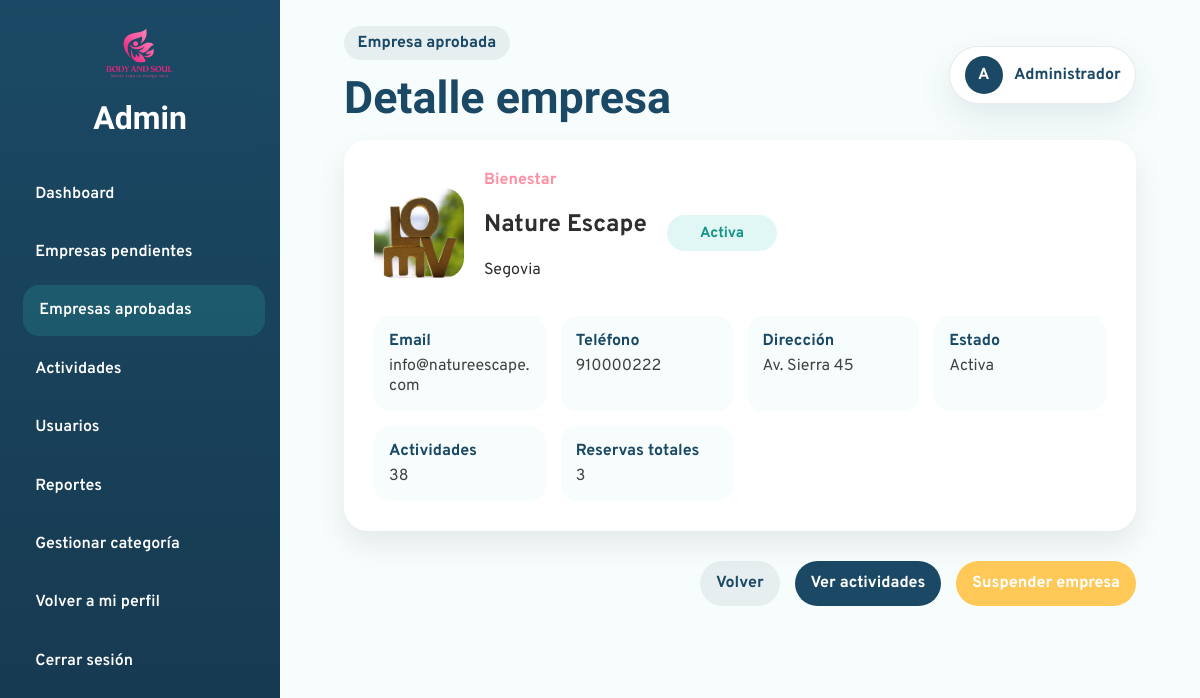
Page /Admin/detalle-empresa-aprobada.php?id=2 (signed in) on the committed database.
### tables this page shows
CREATE TABLE `empresa` (
  `id_empresa` int(11) NOT NULL,
  `nombre_empresa` varchar(150) NOT NULL,
  `categoria_empresa` varchar(100) NOT NULL,
  `email` varchar(150) NOT NULL,
  `contrasena` varchar(255) NOT NULL,
  `direccion` varchar(255) DEFAULT NULL,
  `telefono` varchar(20) DEFAULT NULL,
  `ciudad_empresa` varchar(100) NOT NULL,
  `descripcion_empresa` text NOT NULL,
  `logo_empresa` varchar(255) DEFAULT NULL,
  `estado` enum('activa','suspendida') NOT NULL DEFAULT 'activa'
);

### bd/bdadmin.php (called while the page is built, shortened)
<?php
class bdadmin{
public $pdo = "";
public function __construct($host,$port,$db,$user,$pass) {
    $this->pdo = new PDO("mysql:host=".$host.";port=".$port.";dbname=".$db.";charset=utf8", $user, $pass);
    }
public function ObtenerEmpresaAprobadaPorId($idEmpresa){
    $sentencia = "SELECT
                e.*,
                (
                    SELECT COUNT(*)
                    FROM servicio s
                    WHERE s.id_empresa = e.id_empresa
                ) AS total_servicios,
                (
                    SELECT COUNT(*)
                    FROM servicio s
                    INNER JOIN reserva r ON s.id_servicio = r.id_servicio
                    WHERE s.id_empresa = e.id_empresa
                ) AS total_reservas
            FROM empresa e
            WHERE e.id_empresa = :id_empresa
            LIMIT 1";
    $ejecucion = $this->pdo->prepare($sentencia);
    $ejecucion->execute([
        ":id_empresa" => $idEmpresa
    ]);
    return $ejecucion->fetch(PDO::FETCH_ASSOC);
}
}

### Admin/detalle-empresa-aprobada.php (the view, shortened to what this page needs)
<?php
require_once("head-admin.php");
$idEmpresa = (int) $_GET["id"];
$empresa = $bdadmin->ObtenerEmpresaAprobadaPorId($idEmpresa);
$estado = $empresa["estado"] ?? "activa";
if($estado == "activa"){
    $claseEstado = "approved";
    $textoEstado = "Activa";
}else{
    $claseEstado = "blocked";
    $textoEstado = "Suspendida";
}
?>
<main class="admin-content">
  <section class="empresa-detalle-card">
    <div class="empresa-detalle-header">
      <img
        src="<?= htmlspecialchars($empresa["logo_empresa"] ?? "../assets/placeholder.jpg") ?>"
        class="empresa-logo"
        alt="Logo empresa"
      >
      <div>
        <span class="empresa-categoria">
          <?= ucfirst(htmlspecialchars($empresa["categoria_empresa"] ?? "Sin categoría")) ?>
        </span>
        <h2><?= htmlspecialchars($empresa["nombre_empresa"]) ?></h2>
        <p class="empresa-ciudad">
          <?= htmlspecialchars($empresa["ciudad_empresa"] ?? "Sin ciudad") ?>
        </p>
      </div>
      <span class="admin-status-chip <?= $claseEstado ?>">
        <?= $textoEstado ?>
      </span>
    </div>
    <div class="empresa-info-grid">
      <div class="empresa-info-item">
        <span class="info-label">Email</span>
        <span class="info-value"><?= htmlspecialchars($empresa["email"]) ?></span>
      </div>
      <div class="empresa-info-item">
        <span class="info-label">Teléfono</span>
        <span class="info-value"><?= htmlspecialchars($empresa["telefono"] ?? "No indicado") ?></span>
      </div>
      <div class="empresa-info-item">
        <span class="info-label">Dirección</span>
        <span class="info-value"><?= htmlspecialchars($empresa["direccion"] ?? "No indicada") ?></span>
      </div>
      <div class="empresa-info-item">
        <span class="info-label">Estado</span>
        <span class="info-value"><?= $textoEstado ?></span>
      </div>
      <div class="empresa-info-item">
        <span class="info-label">Actividades</span>
        <span class="info-value"><?= $empresa["total_servicios"] ?></span>
      </div>
      <div class="empresa-info-item">
        <span class="info-label">Reservas totales</span>
        <span class="info-value"><?= $empresa["total_reservas"] ?></span>
      </div>
    </div>
  </section>
  <div class="empresa-acciones">
    <a href="empresas-aprobadas.php" class="btn-detail">
      Volver
    </a>
    <a href="servicios-empresa.php?id=<?= $empresa["id_empresa"] ?>" class="btn-secondary-admin">
      Ver actividades
    </a>
    <?php if($estado == "activa"): ?>
      <a href="detalle-empresa-aprobada.php?id=<?= $empresa["id_empresa"] ?>&suspender=<?= $empresa["id_empresa"] ?>"
         class="btn-warning"
         onclick="return confirm('¿Suspender esta empresa? También se cancelarán sus actividades y reservas asociadas.');">
        Suspender empresa
      </a>
    <?php endif; ?>
  </div>
</main>
</div>
</div>
</body>
</html>

### css/admin-styles/admin-dashboard.css (style rules this page uses)
:root { --admin-primary: #1B4965; --admin-primary-dark: #16384E; --admin-secondary: #2EC4B6; --admin-accent: #FF8FA3; --admin-bg: #F7FDFC; --admin-surface: #ffffff; --admin-text: #2E2E2E; --admin-border: rgba(27, 73, 101, 0.10); --admin-shadow: 0 14px 34px rgba(27, 73, 101, 0.10); --admin-radius: 24px; --admin-transition: all 0.3s ease; }
* { box-sizing: border-box; }
body.admin-dashboard-body { margin: 0; font-family: "Overpass", sans-serif; background-color: var(--admin-bg); color: var(--admin-text); }
.admin-content { padding: 0 2rem 2rem; }
.admin-status-chip { display: inline-flex; align-items: center; justify-content: center; min-width: 96px; padding: 0.5rem 0.8rem; border-radius: 999px; font-weight: 700; font-size: 0.9rem; }
.admin-status-chip.approved { background-color: rgba(46, 196, 182, 0.14); color: #169486; }

### css/admin-styles/usuarios.css (style rules this page uses)
:root { --admin-primary: #1B4965; --admin-primary-dark: #16384E; --admin-secondary: #2EC4B6; --admin-accent: #FF8FA3; --admin-warning: #FFC857; --admin-bg: #F7FDFC; --admin-surface: #ffffff; --admin-text: #2E2E2E; --admin-border: rgba(27, 73, 101, 0.10); --admin-shadow: 0 14px 34px rgba(27, 73, 101, 0.10); --admin-radius: 24px; --admin-transition: all 0.3s ease; }
* { box-sizing: border-box; }
body.admin-dashboard-body, body.admin-body { margin: 0; font-family: "Overpass", sans-serif; background-color: var(--admin-bg); color: var(--admin-text); }
a { text-decoration: none; color: inherit; }
.admin-content { padding: 0 2rem 2rem; }
.admin-status-chip, .admin-user-status { display: inline-flex; align-items: center; justify-content: center; min-width: 105px; padding: 0.5rem 0.85rem; border-radius: 999px; font-size: 0.88rem; font-weight: 700; }
.admin-status-chip.approved, .status-active { background-color: rgba(46, 196, 182, 0.14); color: #169486; }
.btn-detail, .btn-secondary-admin, .btn-warning, .btn-admin { border: none; text-decoration: none; text-align: center; border-radius: 999px; padding: 0.7rem 1rem; font-weight: 700; cursor: pointer; transition: var(--admin-transition); display: inline-flex; align-items: center; justify-content: center; }
.btn-detail { background-color: rgba(27, 73, 101, 0.08); color: var(--admin-primary); }
.btn-secondary-admin { background-color: var(--admin-primary); color: #ffffff; }
.btn-warning { background-color: var(--admin-warning); color: #ffffff; }

### css/admin-styles/admin-detalle-empresa.css (style rules this page uses)
.empresa-detalle-card { background:white; border-radius:24px; padding:30px; box-shadow:0 14px 30px rgba(0,0,0,0.08); margin-bottom:30px; }
.empresa-detalle-header { display:flex; align-items:center; gap:20px; margin-bottom:20px; }
.empresa-logo { width:90px; height:90px; border-radius:20px; object-fit:cover; }
.empresa-categoria { color:#FF8FA3; font-weight:700; }
.empresa-info-grid { display:grid; grid-template-columns:repeat(4,1fr); gap:15px; }
.empresa-info-item { background:#F7FDFC; padding:15px; border-radius:16px; }
.info-label { display:block; font-weight:700; color:#1B4965; margin-bottom:5px; }
.empresa-acciones { display:flex; justify-content:flex-end; gap:15px; margin-top:30px; }

### rows in the picture
empresa: logo_empresa (picture), categoria_empresa "Bienestar", nombre_empresa "Nature Escape", ciudad_empresa "Segovia", estado "Activa", email "info@natureescape.com", telefono "910000222", direccion "Av. Sierra 45"

### other values in the picture
$etiquetaPagina "Empresa aprobada"
$tituloPagina "Detalle empresa"
$empresa["total_servicios"] "38"
$empresa["total_reservas"] "3"
